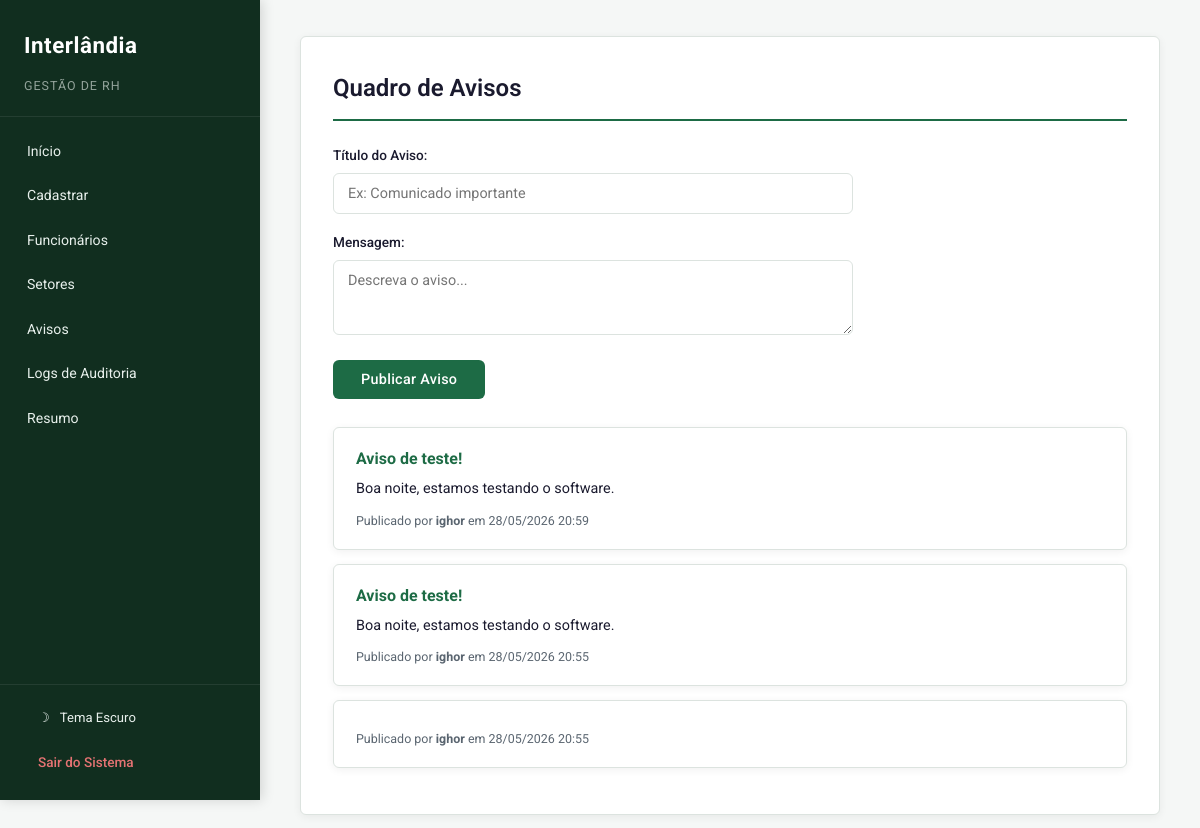
Page /avisos (signed in) on the earlier database version.
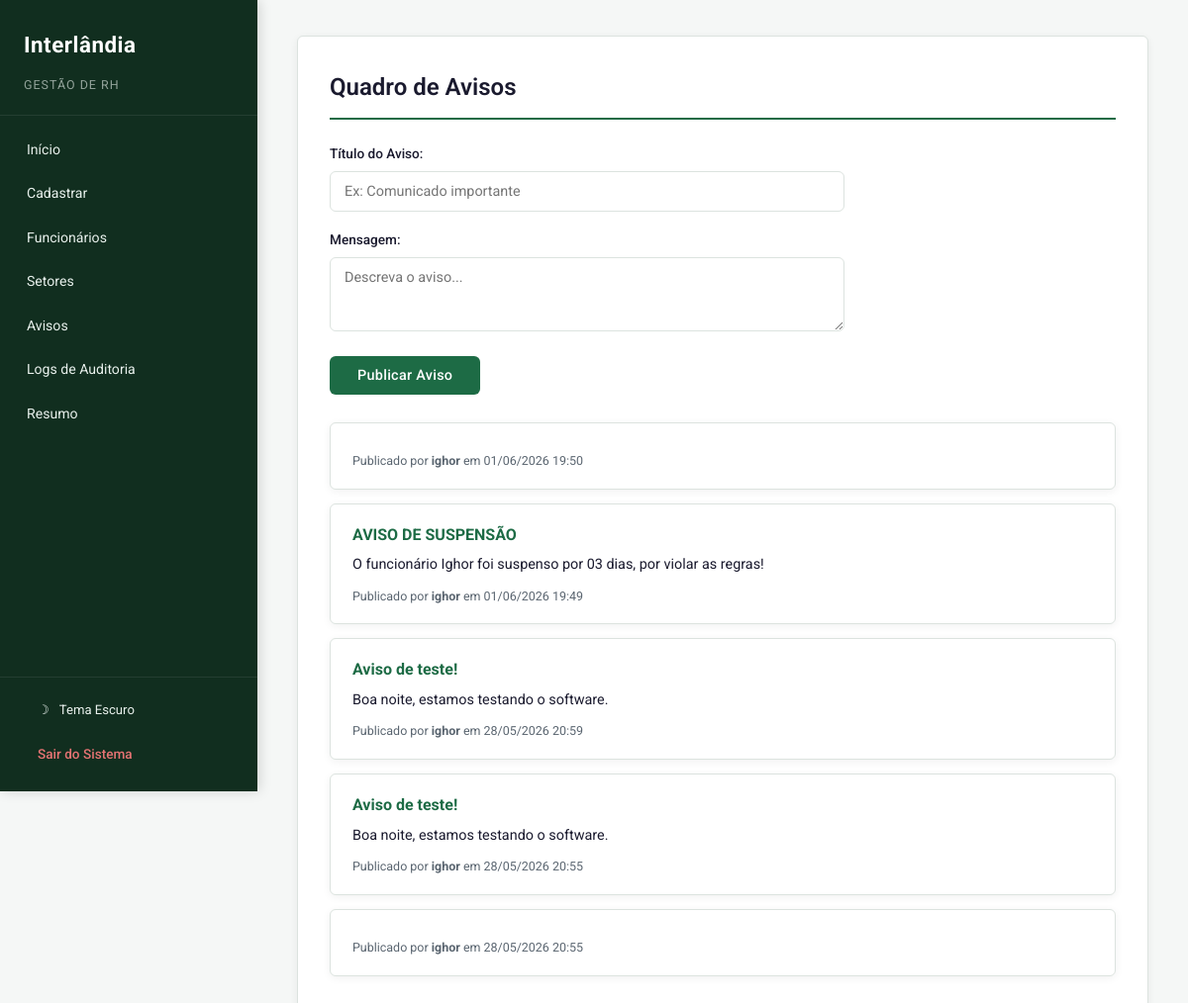
Same page on the later database version.
### tables this page shows
CREATE TABLE avisos (
        id INTEGER PRIMARY KEY AUTOINCREMENT,
        titulo TEXT,
        mensagem TEXT,
        autor TEXT,
        data TEXT
    );

### main.py (the view, shortened to what this page needs)
@app.route("/avisos", methods=["GET", "POST"])
def avisos():
    if "user" not in session:
        return redirect("/")
    conn = get_db()
    cursor = conn.cursor()
    cursor.execute("SELECT * FROM avisos ORDER BY id DESC")
    lista_avisos = cursor.fetchall()
    conn.close()
    return render_template("avisos.html", avisos=lista_avisos)

### main.py (called while the page is built)
def get_db():
    conn = sqlite3.connect(DATABASE)
    conn.row_factory = sqlite3.Row
    return conn

### templates/avisos.html (shortened to what this page needs)
{% extends 'base.html' %}
{% block conteudo %}
<h2>Quadro de Avisos</h2>
<form action="/avisos" method="POST" style="max-width: 520px; margin-bottom: 28px;">
    <div class="form-group">
        <label>T&#237;tulo do Aviso:</label>
        <input type="text" name="titulo" required placeholder="Ex: Comunicado importante">
    </div>
    <div class="form-group">
        <label>Mensagem:</label>
        <textarea name="mensagem" rows="3" required placeholder="Descreva o aviso..."></textarea>
    </div>
    <button type="submit" class="btn btn-primary">Publicar Aviso</button>
</form>
{% for a in avisos %}
<div class="aviso-card">
    <h4>{{ a[1] }}</h4>
    <p>{{ a[2] }}</p>
    <div class="aviso-meta">Publicado por <strong>{{ a[3] }}</strong> em {{ a[4] }}</div>
</div>
{% endfor %}
{% endblock %}

Differences in the rows shown:
added avisos: autor "ighor", data "01/06/2026 19:50"
added avisos: titulo "AVISO DE SUSPENSÃO", mensagem "O funcionário Ighor foi suspenso por 03 dias, por violar as regras!", autor "ighor", data "01/06/2026 19:49"
